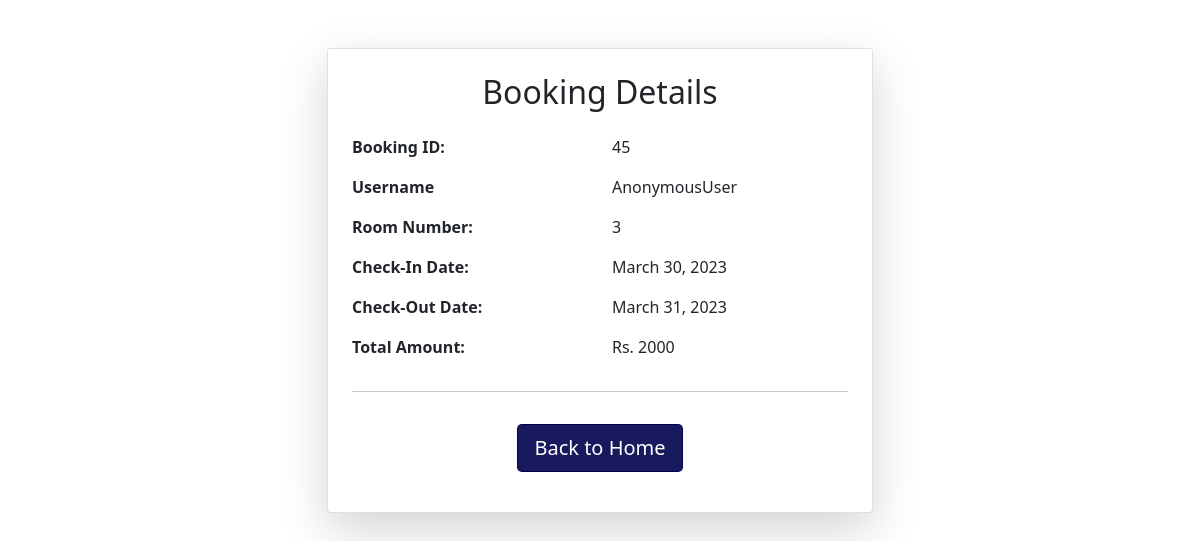
Page /generate_bill/45 on the committed database.
### HMS_APP/models.py (models this page shows, shortened)
class Booking(models.Model):
    user = models.ForeignKey(settings.AUTH_USER_MODEL, on_delete=models.CASCADE)
    room = models.ForeignKey(Room, on_delete=models.CASCADE)
    check_in = models.DateField()
    check_out = models.DateField()

class Room(models.Model) :
    ROOM_CATEGORIES = (
        ('WithAc', 'AC'),
        ('WithoutAc', 'NON-AC'),
        ('Deluxe', 'DELUXE'),
    )
    number = models.IntegerField()
    category = models.CharField(max_length = 10, choices=ROOM_CATEGORIES)
    capacity = models.IntegerField()
    room_description = models.TextField()
    room_price = models.IntegerField(help_text = "Price Per Day", null=True)
    room_picture = models.ImageField(null=True)

### HMS_APP/views.py (the view)
# urls.py: path('generate_bill/<booking_id>', views.generate_bill, name = "generate_bill"),
def generate_bill(request, booking_id):
    booking = Booking.objects.get(id=booking_id)
    duration = (booking.check_out - booking.check_in).days
    amount = booking.room.room_price * duration
    context = {'booking': booking, 'amount' : amount}
    return render(request, 'bill.html', context)

### templates/bill.html (shortened to what this page needs)
<link href="https://cdn.jsdelivr.net/npm/bootstrap@5.0.2/dist/css/bootstrap.min.css" rel="stylesheet">
<div class="container mt-5">
  <div class="row justify-content-center">
    <div class="col-lg-6">
      <div class="card shadow-lg p-4">
        <h2 class="text-center mb-4">Booking Details</h2>
        <div class="row">
          <div class="col-6">
            <p><strong>Booking ID:</strong></p>
          </div>
          <div class="col-6 text-right">
            <p>{{ booking.id }}</p>
          </div>
        </div>
        <div class="row">
            <div class="col-6">
              <p><strong>Username</strong></p>
            </div>
            <div class="col-6 text-right">
              <p>{{ request.user }}</p>
            </div>
          </div>
        <div class="row">
          <div class="col-6">
            <p><strong>Room Number:</strong></p>
          </div>
          <div class="col-6 text-right">
            <p>{{ booking.room.number }}</p>
          </div>
        </div>
        <div class="row">
          <div class="col-6">
            <p><strong>Check-In Date:</strong></p>
          </div>
          <div class="col-6 text-right">
            <p>{{ booking.check_in }}</p>
          </div>
        </div>
        <div class="row">
          <div class="col-6">
            <p><strong>Check-Out Date:</strong></p>
          </div>
          <div class="col-6 text-right">
            <p>{{ booking.check_out }}</p>
          </div>
        </div>
        <div class="row">
          <div class="col-6">
            <p><strong>Total Amount:</strong></p>
          </div>
          <div class="col-6 text-right">
            <p> Rs. {{ amount }} </p>
          </div>
        </div>
        <hr>
        <p class="text-center">
          <a href="{% url 'home' %}" class="btn btn-primary btn-lg mt-3" style="background-color: rgba(0, 0, 77, 0.9); border-color :rgba(0, 0, 77, 0.9);">Back to Home</a>
        </p>
      </div>
    </div>
  </div>
</div>

### templates/bill.html (style rules this page uses)
.btn { background-color : rgba(0, 0, 77, 0.9); }

### rows in the picture
Booking: id "45", room.number "3", check_in "March 30, 2023", check_out "March 31, 2023"

### other values in the picture
{{ request.user }} "AnonymousUser"
{{ amount }} "2000"
